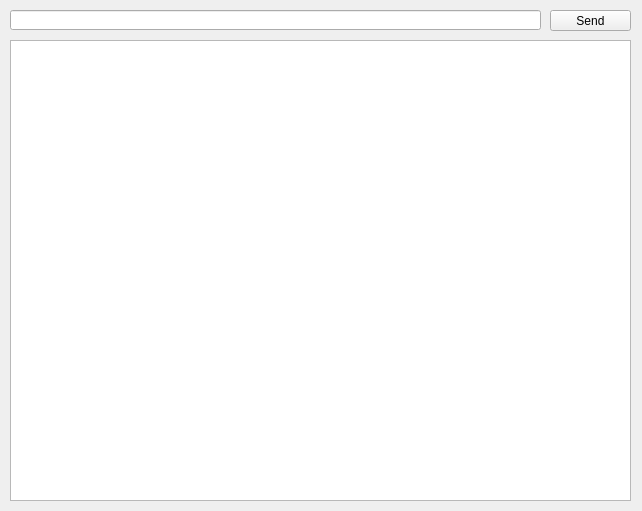
<?xml version="1.0" encoding="UTF-8"?>
<ui version="4.0">
 <class>Com_gui</class>
 <widget class="QWidget" name="Com_gui">
  <property name="geometry">
   <rect>
    <x>0</x>
    <y>0</y>
    <width>642</width>
    <height>511</height>
   </rect>
  </property>
  <property name="windowTitle">
   <string>Form</string>
  </property>
  <widget class="QLineEdit" name="tb_send">
   <property name="geometry">
    <rect>
     <x>10</x>
     <y>10</y>
     <width>531</width>
     <height>20</height>
    </rect>
   </property>
  </widget>
  <widget class="QPlainTextEdit" name="tb_receive">
   <property name="geometry">
    <rect>
     <x>10</x>
     <y>40</y>
     <width>621</width>
     <height>461</height>
    </rect>
   </property>
  </widget>
  <widget class="QPushButton" name="btn_send">
   <property name="geometry">
    <rect>
     <x>550</x>
     <y>10</y>
     <width>81</width>
     <height>21</height>
    </rect>
   </property>
   <property name="text">
    <string>Send</string>
   </property>
  </widget>
 </widget>
 <resources/>
 <connections/>
</ui>
